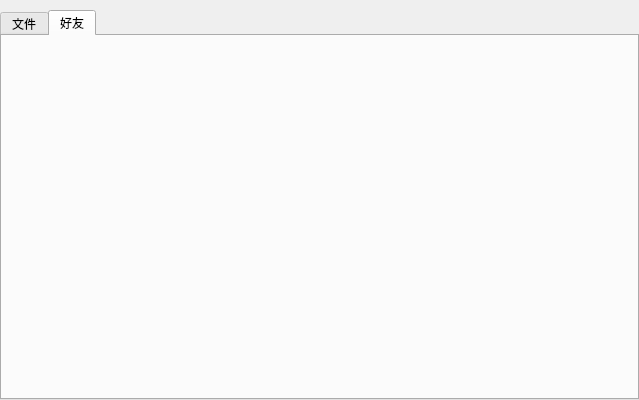
<?xml version="1.0" encoding="UTF-8"?>
<ui version="4.0">
 <class>MainWindow</class>
 <widget class="QWidget" name="MainWindow">
  <property name="geometry">
   <rect>
    <x>0</x>
    <y>0</y>
    <width>639</width>
    <height>400</height>
   </rect>
  </property>
  <property name="windowTitle">
   <string>主页</string>
  </property>
  <layout class="QHBoxLayout" name="horizontalLayout">
   <property name="leftMargin">
    <number>0</number>
   </property>
   <property name="topMargin">
    <number>10</number>
   </property>
   <property name="rightMargin">
    <number>0</number>
   </property>
   <property name="bottomMargin">
    <number>0</number>
   </property>
   <item>
    <widget class="QTabWidget" name="tabWidget">
     <property name="currentIndex">
      <number>1</number>
     </property>
     <widget class="Files" name="FilesTab">
      <property name="sizePolicy">
       <sizepolicy hsizetype="Expanding" vsizetype="Expanding">
        <horstretch>0</horstretch>
        <verstretch>0</verstretch>
       </sizepolicy>
      </property>
      <attribute name="title">
       <string>文件</string>
      </attribute>
     </widget>
     <widget class="Friends" name="FriendsTab">
      <property name="sizePolicy">
       <sizepolicy hsizetype="Expanding" vsizetype="Expanding">
        <horstretch>0</horstretch>
        <verstretch>0</verstretch>
       </sizepolicy>
      </property>
      <attribute name="title">
       <string>好友</string>
      </attribute>
     </widget>
    </widget>
   </item>
  </layout>
 </widget>
 <customwidgets>
  <customwidget>
   <class>Files</class>
   <extends>QWidget</extends>
   <header>files.h</header>
   <container>1</container>
  </customwidget>
  <customwidget>
   <class>Friends</class>
   <extends>QWidget</extends>
   <header>friends.h</header>
   <container>1</container>
  </customwidget>
 </customwidgets>
 <resources/>
 <connections/>
</ui>
